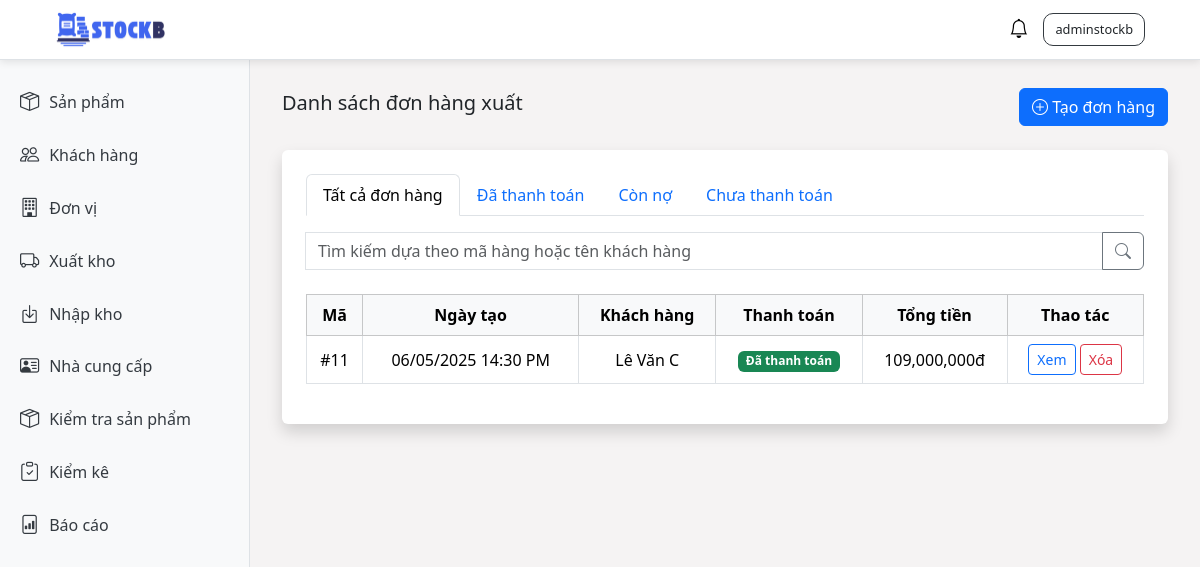
/stock-out/ (signed in), run on an earlier commit of the app's database.
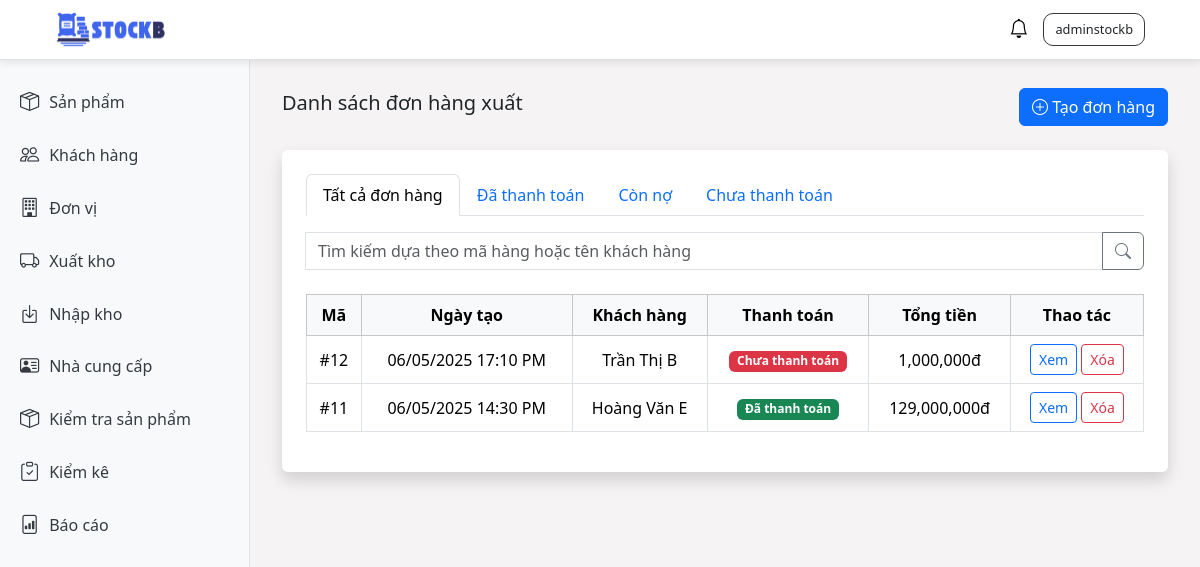
And on a later commit of the database.
### stockb/models.py (models this page shows, shortened)
class StockOut(models.Model):
    PAYMENT_STATUS_CHOICES = [
        ('UNPAID', 'Chưa thanh toán'),
        ('PARTIALLY_PAID', 'Còn nợ'),
        ('PAID', 'Đã thanh toán'),
    ]
    export_date = models.DateTimeField()
    payment_status = models.CharField(
        max_length=20,
        choices=PAYMENT_STATUS_CHOICES,
        default='UNPAID'
    )
    notes = models.TextField(blank=True)
    employee = models.ForeignKey(User, on_delete=models.CASCADE)
    customer = models.ForeignKey(Customer, on_delete=models.SET_NULL, null="true")
    amount_paid = models.DecimalField(max_digits=20, decimal_places=0, default=0)
    created_at = models.DateTimeField(auto_now_add=True)
    updated_at = models.DateTimeField(auto_now=True)

### stockb/views/stock_out_views.py (the view, shortened to what this page needs)
# urls.py: path('stock-out/', stock_out_views.stock_out, name='stock_out'),
@login_required
def stock_out(request):
    stock_outs = StockOut.objects.all().order_by('-export_date')
    stock_out_list = []
    filter_type = request.GET.get('filter', 'all')
    search_text = request.GET.get('search', '')
    if filter_type == 'partially_paid':
        stock_outs = stock_outs.filter(payment_status='PARTIALLY_PAID')
    elif filter_type == 'paid':
        stock_outs = stock_outs.filter(payment_status='PAID')
    elif filter_type == 'unpaid':
        stock_outs = stock_outs.filter(payment_status='UNPAID')
    for stock_out in stock_outs:
        total_amount = StockOutDetail.objects.filter(export_record=stock_out).aggregate(
            total=Sum(F('quantity') * F('product__selling_price') * (1 - F('discount') / 100))
        )['total'] or 0
        stock_out_list.append({
            'id': stock_out.id,
            'export_date': stock_out.export_date,
            'customer': f"{stock_out.customer.first_name} {stock_out.customer.last_name}",
            'payment_status': stock_out.payment_status,
            'total_amount': total_amount,
        })
    context = {
        "title": "Trang xuất kho",
        'filter_type': filter_type,
        "stock_out_list": stock_out_list,
    }
    return render(request, "stock_out/stock_out_list.html", context)

### stockb/context_processors.py (called while the page is built)
def notifications(request):
    return {
        'notifications': Notification.objects.all()[:50]
    }

### stockb/templates/stock_out/stock_out_list.html (shortened to what this page needs)
{% extends 'base.html' %}
{% load humanize %}
{% block content %}
    <div class="d-flex justify-content-between align-items-center mb-4">
      <h5>Danh sách đơn hàng xuất</h5>
      <a href="create" class="btn btn-primary">
          <i class="bi bi-plus-circle"></i>
          Tạo đơn hàng
      </a>
    </div>
    <div class="container bg-white p-4 rounded shadow">
        <ul class="nav nav-tabs mb-3">
          <li class="nav-item">
            <a class="nav-link  {% if filter_type == 'all' %}active{% endif %}" href="?filter=all">Tất cả đơn hàng</a>
          </li>
          <li class="nav-item">
            <a class="nav-link {% if filter_type == 'paid' %}active{% endif %}" href="?filter=paid">Đã thanh toán</a>
          </li>
          <li class="nav-item">
            <a class="nav-link {% if filter_type == 'partially_paid' %}active{% endif %}" href="?filter=partially_paid">Còn nợ</a>
          </li>
          <li class="nav-item">
            <a class="nav-link {% if filter_type == 'unpaid' %}active{% endif %}" href="?filter=unpaid">Chưa thanh toán</a>
          </li>
        </ul>
        <div class="input-group mb-4">
           <form class="d-inline-block float-end w-100" method="GET">
            <div class="input-group">
                <input type="text" name="search" class="form-control" placeholder="Tìm kiếm dựa theo mã hàng hoặc tên khách hàng" value="{{ search_text }}">
                <button type="submit" class="btn btn-outline-secondary"><i class="bi bi-search"></i></button>
            </div>
          </form>
        </div>
        <div class="table-responsive">
          <table class="table table-bordered align-middle text-center">
            <thead class="table-light">
              <tr>
                <th scope="col">Mã</th>
                <th scope="col">Ngày tạo</th>
                <th scope="col">Khách hàng</th>
                <th scope="col">Thanh toán</th>
                <th scope="col">Tổng tiền</th>
                <th scope="col">Thao tác</th>
              </tr>
            </thead>
            {% for item in stock_out_list %}
            <tbody>
              <tr>
                <td>#{{item.id}}</td>
                <td>{{item.export_date|date:"d/m/Y H:i A"}}</td>
                <td>{{item.customer}}</td>
                <td>
                  {% if item.payment_status == "PAID" %}
                    <span class="badge bg-success">Đã thanh toán</span>
                  {% elif item.payment_status == "PARTIALLY_PAID" %}
                    <span class="badge bg-warning">Còn nợ</span>
                  {% else %}
                    <span class="badge bg-danger">Chưa thanh toán</span>
                  {% endif %}
                </td>
                <td>{{ item.total_amount|intcomma }}đ</td>
                <td>
                  <a href="{% url 'stock_out_update' item.id %}" class="btn btn-sm btn-outline-primary">Xem</a>
                  <form method="POST" action="{% url 'stock_out_delete' pk=item.id %}" style="display:inline;" onsubmit="return confirm('Bạn có chắc chắn muốn xóa đơn xuất này không?');">
                            <button type="submit" class="btn btn-sm btn-outline-danger">Xóa</button>
                  </form>
                </td>
              </tr>
            </tbody>
            {% endfor %}
          </table>
    </div>
  </div>
{% endblock %}

What changed in the data, as far as the page shows it:
added StockOut: export_date "06/05/2025 17:10 PM"
Also different on the page:
new list line: "# 12 Trần Thị B Chưa thanh toán 1,000,000 đ Xem Xóa"
new list line: "# 11 Hoàng Văn E Đã thanh toán 129,000,000 đ Xem Xóa"
new list line: "06/05/2025 14:30 PM"
list line gone: "# 11 Lê Văn C Đã thanh toán 109,000,000 đ Xem Xóa"
list line gone: "06/05/2025 14:30 PM"
